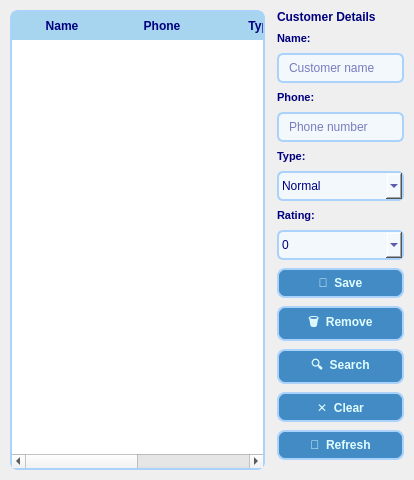
        <widget class="QWidget" name="tabCustomers">
         <attribute name="title">
          <string>👤  Customers</string>
         </attribute>
         <layout class="QHBoxLayout" name="cusTabLayout" stretch="2,1">
          <property name="spacing">
           <number>12</number>
          </property>
          <property name="leftMargin">
           <number>10</number>
          </property>
          <property name="topMargin">
           <number>10</number>
          </property>
          <property name="rightMargin">
           <number>10</number>
          </property>
          <property name="bottomMargin">
           <number>10</number>
          </property>
          <item>
           <widget class="QTableWidget" name="tableCustomers">
            <property name="styleSheet">
             <string notr="true">QTableWidget { background-color: white; border: 2px solid rgb(170, 210, 250); border-radius: 8px; gridline-color: rgb(215, 233, 255); } QHeaderView::section { background-color: rgb(167, 212, 238); color: rgb(0, 0, 127); font-weight: bold; padding: 5px; border: none; }</string>
            </property>
            <property name="editTriggers">
             <set>QAbstractItemView::NoEditTriggers</set>
            </property>
            <property name="selectionBehavior">
             <enum>QAbstractItemView::SelectRows</enum>
            </property>
            <attribute name="verticalHeaderVisible">
             <bool>false</bool>
            </attribute>
            <column>
             <property name="text">
              <string>Name</string>
             </property>
            </column>
            <column>
             <property name="text">
              <string>Phone</string>
             </property>
            </column>
            <column>
             <property name="text">
              <string>Type</string>
             </property>
            </column>
            <column>
             <property name="text">
              <string>Rating</string>
             </property>
            </column>
           </widget>
          </item>
          <item>
           <layout class="QVBoxLayout" name="cusFormLayout">
            <property name="spacing">
             <number>8</number>
            </property>
            <property name="leftMargin">
             <number>0</number>
            </property>
            <property name="topMargin">
             <number>0</number>
            </property>
            <property name="rightMargin">
             <number>0</number>
            </property>
            <property name="bottomMargin">
             <number>0</number>
            </property>
            <item>
             <widget class="QLabel" name="lblCusTitle">
              <property name="styleSheet">
               <string notr="true">color: rgb(0,0,127); font-size: 12px; font-weight: bold;</string>
              </property>
              <property name="text">
               <string>Customer Details</string>
              </property>
             </widget>
            </item>
            <item>
             <widget class="QLabel" name="lblCusName">
              <property name="styleSheet">
               <string notr="true">color: rgb(0,0,127); font-size: 11px; font-weight: bold;</string>
              </property>
              <property name="text">
               <string>Name:</string>
              </property>
             </widget>
            </item>
            <item>
             <widget class="QLineEdit" name="inputCusName">
              <property name="minimumSize">
               <size>
                <width>0</width>
                <height>30</height>
               </size>
              </property>
              <property name="maximumSize">
               <size>
                <width>16777215</width>
                <height>30</height>
               </size>
              </property>
              <property name="styleSheet">
               <string notr="true">QLineEdit { border: 2px solid rgb(170, 210, 250); border-radius: 6px; padding: 3px 8px; background-color: rgb(243, 248, 253); color: rgb(0, 0, 127); font-size: 12px; } QLineEdit:focus { border: 2px solid rgb(67, 139, 196); }</string>
              </property>
              <property name="placeholderText">
               <string>Customer name</string>
              </property>
             </widget>
            </item>
            <item>
             <widget class="QLabel" name="lblCusPhone">
              <property name="styleSheet">
               <string notr="true">color: rgb(0,0,127); font-size: 11px; font-weight: bold;</string>
              </property>
              <property name="text">
               <string>Phone:</string>
              </property>
             </widget>
            </item>
            <item>
             <widget class="QLineEdit" name="inputCusPhone">
              <property name="minimumSize">
               <size>
                <width>0</width>
                <height>30</height>
               </size>
              </property>
              <property name="maximumSize">
               <size>
                <width>16777215</width>
                <height>30</height>
               </size>
              </property>
              <property name="styleSheet">
               <string notr="true">QLineEdit { border: 2px solid rgb(170, 210, 250); border-radius: 6px; padding: 3px 8px; background-color: rgb(243, 248, 253); color: rgb(0, 0, 127); font-size: 12px; } QLineEdit:focus { border: 2px solid rgb(67, 139, 196); }</string>
              </property>
              <property name="placeholderText">
               <string>Phone number</string>
              </property>
             </widget>
            </item>
            <item>
             <widget class="QLabel" name="lblCusType">
              <property name="styleSheet">
               <string notr="true">color: rgb(0,0,127); font-size: 11px; font-weight: bold;</string>
              </property>
              <property name="text">
               <string>Type:</string>
              </property>
             </widget>
            </item>
            <item>
             <widget class="QComboBox" name="comboCusType">
              <property name="minimumSize">
               <size>
                <width>0</width>
                <height>30</height>
               </size>
              </property>
              <property name="maximumSize">
               <size>
                <width>16777215</width>
                <height>30</height>
               </size>
              </property>
              <property name="styleSheet">
               <string notr="true">border:2px solid rgb(170,210,250); border-radius:6px; padding:3px; background:rgb(243,248,253); color:rgb(0,0,127); font-size:12px;</string>
              </property>
              <item>
               <property name="text">
                <string>Normal</string>
               </property>
              </item>
              <item>
               <property name="text">
                <string>VIP</string>
               </property>
              </item>
             </widget>
            </item>
            <item>
             <widget class="QLabel" name="lblCusRating">
              <property name="styleSheet">
               <string notr="true">color: rgb(0,0,127); font-size: 11px; font-weight: bold;</string>
              </property>
              <property name="text">
               <string>Rating:</string>
              </property>
             </widget>
            </item>
            <item>
             <widget class="QComboBox" name="comboCusRating">
              <property name="minimumSize">
               <size>
                <width>0</width>
                <height>30</height>
               </size>
              </property>
              <property name="maximumSize">
               <size>
                <width>16777215</width>
                <height>30</height>
               </size>
              </property>
              <property name="styleSheet">
               <string notr="true">border:2px solid rgb(170,210,250); border-radius:6px; padding:3px; background:rgb(243,248,253); color:rgb(0,0,127); font-size:12px;</string>
              </property>
              <item>
               <property name="text">
                <string>0</string>
               </property>
              </item>
              <item>
               <property name="text">
                <string>1</string>
               </property>
              </item>
              <item>
               <property name="text">
                <string>2</string>
               </property>
              </item>
              <item>
               <property name="text">
                <string>3</string>
               </property>
              </item>
              <item>
               <property name="text">
                <string>4</string>
               </property>
              </item>
              <item>
               <property name="text">
                <string>5</string>
               </property>
              </item>
             </widget>
            </item>
            <item>
             <widget class="QPushButton" name="btnCusSave">
              <property name="minimumSize">
               <size>
                <width>0</width>
                <height>30</height>
               </size>
              </property>
              <property name="styleSheet">
               <string notr="true">QPushButton { background-color: rgb(67, 139, 196); color: rgb(224, 253, 255); border: 2px solid rgb(170, 210, 250); border-radius: 8px; font-size: 12px; font-weight: bold; padding: 5px 12px; } QPushButton:hover { background-color: #4E86B5; } QPushButton:pressed { background-color: #3a6f99; }</string>
              </property>
              <property name="text">
               <string>💾  Save</string>
              </property>
             </widget>
            </item>
            <item>
             <widget class="QPushButton" name="btnCusRemove">
              <property name="minimumSize">
               <size>
                <width>0</width>
                <height>30</height>
               </size>
              </property>
              <property name="styleSheet">
               <string notr="true">QPushButton { background-color: rgb(67, 139, 196); color: rgb(224, 253, 255); border: 2px solid rgb(170, 210, 250); border-radius: 8px; font-size: 12px; font-weight: bold; padding: 5px 12px; } QPushButton:hover { background-color: #4E86B5; } QPushButton:pressed { background-color: #3a6f99; }</string>
              </property>
              <property name="text">
               <string>🗑  Remove</string>
              </property>
             </widget>
            </item>
            <item>
             <widget class="QPushButton" name="btnCusSearch">
              <property name="minimumSize">
               <size>
                <width>0</width>
                <height>30</height>
               </size>
              </property>
              <property name="styleSheet">
               <string notr="true">QPushButton { background-color: rgb(67, 139, 196); color: rgb(224, 253, 255); border: 2px solid rgb(170, 210, 250); border-radius: 8px; font-size: 12px; font-weight: bold; padding: 5px 12px; } QPushButton:hover { background-color: #4E86B5; } QPushButton:pressed { background-color: #3a6f99; }</string>
              </property>
              <property name="text">
               <string>🔍  Search</string>
              </property>
             </widget>
            </item>
            <item>
             <widget class="QPushButton" name="btnCusClear">
              <property name="minimumSize">
               <size>
                <width>0</width>
                <height>30</height>
               </size>
              </property>
              <property name="styleSheet">
               <string notr="true">QPushButton { background-color: rgb(67, 139, 196); color: rgb(224, 253, 255); border: 2px solid rgb(170, 210, 250); border-radius: 8px; font-size: 12px; font-weight: bold; padding: 5px 12px; } QPushButton:hover { background-color: #4E86B5; } QPushButton:pressed { background-color: #3a6f99; }</string>
              </property>
              <property name="text">
               <string>✕  Clear</string>
              </property>
             </widget>
            </item>
            <item>
             <widget class="QPushButton" name="btnCusRefresh">
              <property name="minimumSize">
               <size>
                <width>0</width>
                <height>30</height>
               </size>
              </property>
              <property name="styleSheet">
               <string notr="true">QPushButton { background-color: rgb(67, 139, 196); color: rgb(224, 253, 255); border: 2px solid rgb(170, 210, 250); border-radius: 8px; font-size: 12px; font-weight: bold; padding: 5px 12px; } QPushButton:hover { background-color: #4E86B5; } QPushButton:pressed { background-color: #3a6f99; }</string>
              </property>
              <property name="text">
               <string>🔄  Refresh</string>
              </property>
             </widget>
            </item>
            <item>
             <spacer name="cusFormSpacer">
              <property name="orientation">
               <enum>Qt::Vertical</enum>
              </property>
              <property name="sizeHint" stdset="0">
               <size>
                <width>20</width>
                <height>10</height>
               </size>
              </property>
             </spacer>
            </item>
           </layout>
          </item>
         </layout>
        </widget>
